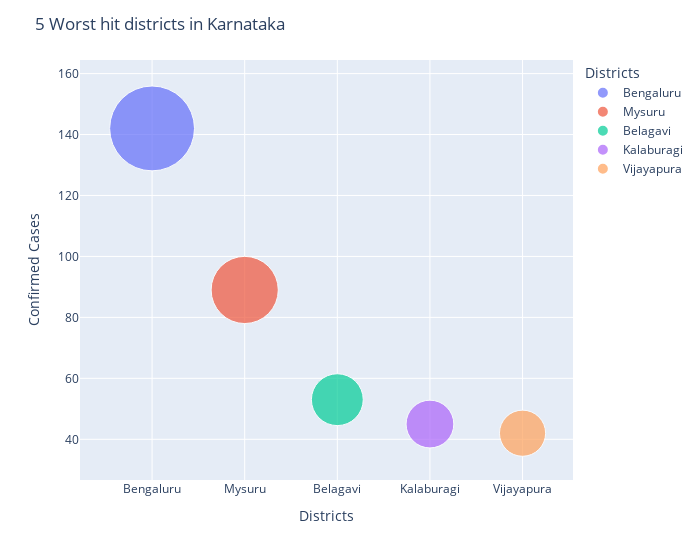

Source (notebook cell):
### Code cell
fig = px.scatter(sortedDistrict.head(), x="Districts", y="Confirmed", size="Confirmed", color="Districts",
               hover_name="Districts", size_max=60)
fig.update_layout(
    title=str(5) +" Worst hit districts in Karnataka",
    xaxis_title="Districts",
    yaxis_title="Confirmed Cases",
    width = 700
    )
fig.show();

### Figure 1 — Plotly figure (JSON) as saved in the notebook; plotly's stock layout.template omitted (floating-point values rounded to 4 significant figures)
{"data": [{"hovertemplate": "<b>%{hovertext}</b><br><br>Districts=%{x}<br>Confirmed=%{marker.size}<extra></extra>", "hovertext": ["Bengaluru"], "legendgroup": "Bengaluru", "marker": {"color": "#636efa", "size": [142], "sizemode": "area", "sizeref": 0.03944, "symbol": "circle"}, "mode": "markers", "name": "Bengaluru", "showlegend": true, "type": "scatter", "x": ["Bengaluru"], "xaxis": "x", "y": [142], "yaxis": "y"}, {"hovertemplate": "<b>%{hovertext}</b><br><br>Districts=%{x}<br>Confirmed=%{marker.size}<extra></extra>", "hovertext": ["Mysuru"], "legendgroup": "Mysuru", "marker": {"color": "#EF553B", "size": [89], "sizemode": "area", "sizeref": 0.03944, "symbol": "circle"}, "mode": "markers", "name": "Mysuru", "showlegend": true, "type": "scatter", "x": ["Mysuru"], "xaxis": "x", "y": [89], "yaxis": "y"}, {"hovertemplate": "<b>%{hovertext}</b><br><br>Districts=%{x}<br>Confirmed=%{marker.size}<extra></extra>", "hovertext": ["Belagavi"], "legendgroup": "Belagavi", "marker": {"color": "#00cc96", "size": [53], "sizemode": "area", "sizeref": 0.03944, "symbol": "circle"}, "mode": "markers", "name": "Belagavi", "showlegend": true, "type": "scatter", "x": ["Belagavi"], "xaxis": "x", "y": [53], "yaxis": "y"}, {"hovertemplate": "<b>%{hovertext}</b><br><br>Districts=%{x}<br>Confirmed=%{marker.size}<extra></extra>", "hovertext": ["Kalaburagi"], "legendgroup": "Kalaburagi", "marker": {"color": "#ab63fa", "size": [45], "sizemode": "area", "sizeref": 0.03944, "symbol": "circle"}, "mode": "markers", "name": "Kalaburagi", "showlegend": true, "type": "scatter", "x": ["Kalaburagi"], "xaxis": "x", "y": [45], "yaxis": "y"}, {"hovertemplate": "<b>%{hovertext}</b><br><br>Districts=%{x}<br>Confirmed=%{marker.size}<extra></extra>", "hovertext": ["Vijayapura"], "legendgroup": "Vijayapura", "marker": {"color": "#FFA15A", "size": [42], "sizemode": "area", "sizeref": 0.03944, "symbol": "circle"}, "mode": "markers", "name": "Vijayapura", "showlegend": true, "type": "scatter", "x": ["Vijayapura"], "xaxis": "x", "y": [42], "yaxis": "y"}], "layout": {"legend": {"itemsizing": "constant", "title": {"text": "Districts"}, "tracegroupgap": 0}, "margin": {"t": 60}, "title": {"text": "5 Worst hit districts in Karnataka"}, "width": 700, "xaxis": {"anchor": "y", "categoryarray": ["Bengaluru", "Mysuru", "Belagavi", "Kalaburagi", "Vijayapura"], "categoryorder": "array", "domain": [0, 1], "title": {"text": "Districts"}}, "yaxis": {"anchor": "x", "domain": [0, 1], "title": {"text": "Confirmed Cases"}}}}
